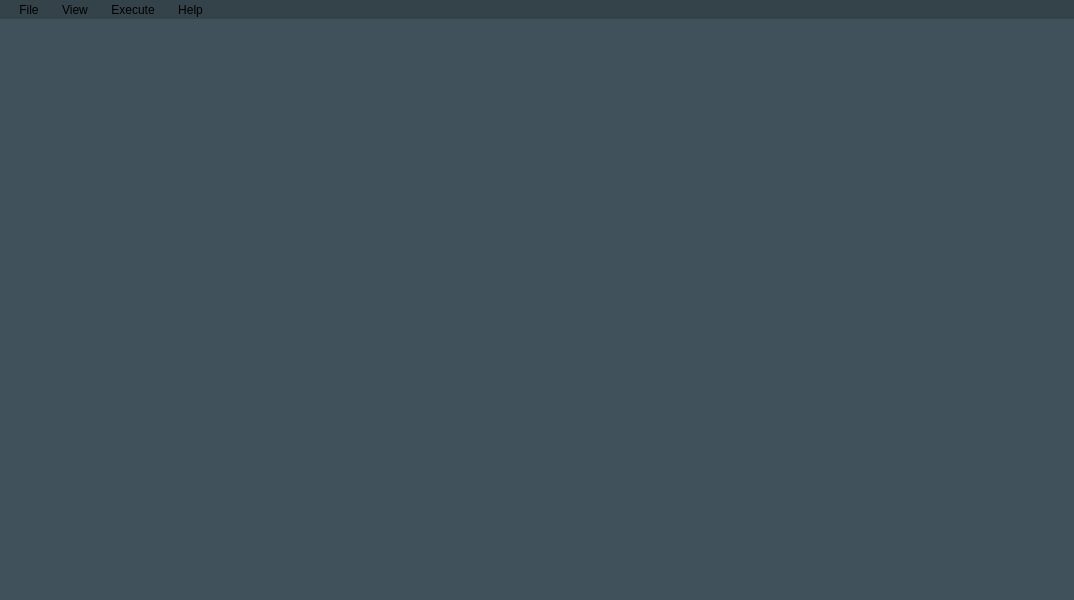
<?xml version="1.0" encoding="UTF-8"?>
<ui version="4.0">
 <class>MainWindow</class>
 <widget class="QMainWindow" name="MainWindow">
  <property name="geometry">
   <rect>
    <x>0</x>
    <y>0</y>
    <width>1074</width>
    <height>600</height>
   </rect>
  </property>
  <property name="windowTitle">
   <string>TilesetEditor</string>
  </property>
  <property name="styleSheet">
   <string notr="true">background-color: rgb(65, 81, 92);</string>
  </property>
  <widget class="QWidget" name="centralwidget">
   <layout class="QVBoxLayout" name="verticalLayout"/>
  </widget>
  <widget class="QMenuBar" name="menubar">
   <property name="geometry">
    <rect>
     <x>0</x>
     <y>0</y>
     <width>1074</width>
     <height>22</height>
    </rect>
   </property>
   <property name="styleSheet">
    <string notr="true">
QMenuBar {
    background-color: rgb(52, 66, 74);
    spacing: 15px;
}

QMenuBar::item {
    background: transparent;
}

QMenuBar::item:selected {
     background: #41515c;
}

QMenuBar::item:pressed {
    background: rgb(86, 145, 236);
}

QMenu {
    background-color: #34424a;
}

QMenu::item {
    background: transparent;
}

QMenu::item:selected {
    background: #41515c;
}
</string>
   </property>
   <widget class="QMenu" name="menuFile">
    <property name="title">
     <string>File</string>
    </property>
    <addaction name="actionOpen"/>
    <addaction name="actionSave"/>
    <addaction name="actionQuit"/>
   </widget>
   <widget class="QMenu" name="menuExecute">
    <property name="title">
     <string>Execute</string>
    </property>
    <addaction name="actionReload_dump"/>
    <addaction name="actionBuild_tilesets"/>
    <addaction name="actionPipelines"/>
    <addaction name="actionBreak_Tilesets"/>
    <addaction name="actionEncode_HD_tiles"/>
   </widget>
   <widget class="QMenu" name="menuHelp">
    <property name="title">
     <string>Help</string>
    </property>
    <addaction name="actionAbout"/>
   </widget>
   <widget class="QMenu" name="menuView">
    <property name="title">
     <string>View</string>
    </property>
    <addaction name="actionEditor"/>
    <addaction name="actionReferences"/>
    <addaction name="actionReset_Layout"/>
   </widget>
   <addaction name="menuFile"/>
   <addaction name="menuView"/>
   <addaction name="menuExecute"/>
   <addaction name="menuHelp"/>
  </widget>
  <action name="actionOpen">
   <property name="text">
    <string>Open Context</string>
   </property>
   <property name="shortcut">
    <string>Ctrl+O</string>
   </property>
  </action>
  <action name="actionSave">
   <property name="text">
    <string>Save Context</string>
   </property>
   <property name="shortcut">
    <string>Ctrl+S</string>
   </property>
  </action>
  <action name="actionQuit">
   <property name="text">
    <string>Quit</string>
   </property>
   <property name="shortcut">
    <string>Ctrl+Q</string>
   </property>
  </action>
  <action name="actionReload_dump">
   <property name="text">
    <string>Reload Dump</string>
   </property>
   <property name="shortcut">
    <string>F5</string>
   </property>
  </action>
  <action name="actionBuild_tilesets">
   <property name="text">
    <string>Build Tilesets</string>
   </property>
   <property name="shortcut">
    <string>F6</string>
   </property>
  </action>
  <action name="actionPipelines">
   <property name="text">
    <string>Pipelines</string>
   </property>
   <property name="shortcut">
    <string>F7</string>
   </property>
  </action>
  <action name="actionEncode_HD_tiles">
   <property name="text">
    <string>Encode HD Tiles</string>
   </property>
   <property name="shortcut">
    <string>F9</string>
   </property>
  </action>
  <action name="actionAbout">
   <property name="text">
    <string>About</string>
   </property>
   <property name="shortcut">
    <string>F1</string>
   </property>
  </action>
  <action name="actionBreak_Tilesets">
   <property name="text">
    <string>Break HD Tilesets</string>
   </property>
   <property name="shortcut">
    <string>F8</string>
   </property>
  </action>
  <action name="actionEditor">
   <property name="text">
    <string>Editor</string>
   </property>
   <property name="shortcut">
    <string>Ctrl+1</string>
   </property>
  </action>
  <action name="actionReferences">
   <property name="text">
    <string>References</string>
   </property>
   <property name="shortcut">
    <string>Ctrl+2</string>
   </property>
  </action>
  <action name="actionReset_Layout">
   <property name="text">
    <string>Reset Layout</string>
   </property>
   <property name="shortcut">
    <string>Ctrl+0</string>
   </property>
  </action>
 </widget>
 <resources/>
 <connections/>
</ui>
